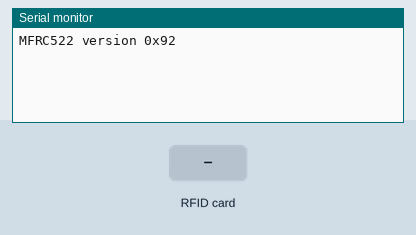
Simulated run of this sketch. Board: ESP32. On the bench: the last lines printed to the serial monitor. The inputs (shaded band) are chosen by the test bench.

Above: at 1.3 s.
1.4 s: RFID card 5E 7A 19 C4 held to the reader
At 2.3 s:
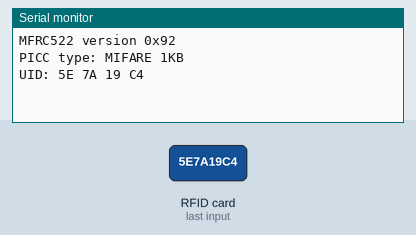
2.9 s: RFID card 5E 7A 19 C4 held to the reader
At 4.3 s:
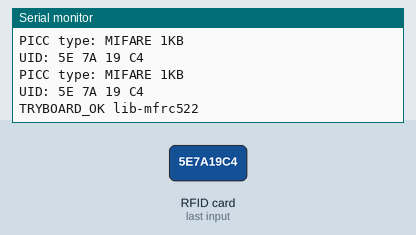

The sketch:

lib-mfrc522.ino
```cpp
// (licence header left out)
#include <SPI.h>
#include <MFRC522.h>

MFRC522 rfid(7, 3);
int reads = 0;

void setup() {
  Serial.begin(115200);
  delay(100);
  SPI.begin();
  rfid.PCD_Init();
  byte v = rfid.PCD_ReadRegister(MFRC522::VersionReg);
  Serial.printf("MFRC522 version 0x%02X\n", v);
}

void loop() {
  delay(50);
  if (!rfid.PICC_IsNewCardPresent() || !rfid.PICC_ReadCardSerial()) return;
  MFRC522::PICC_Type type = rfid.PICC_GetType(rfid.uid.sak);
  Serial.print("PICC type: ");
  Serial.println(rfid.PICC_GetTypeName(type));
  Serial.print("UID:");
  for (byte i = 0; i < rfid.uid.size; i++) Serial.printf(" %02X", rfid.uid.uidByte[i]);
  Serial.println();
  rfid.PICC_HaltA();
  rfid.PCD_StopCrypto1();
  if (++reads == 2) Serial.println("TRYBOARD_OK lib-mfrc522");
}
```

Measured:
- after the input at 1.4 s, the serial monitor: prints a new line at once (image 1)
- after the input at 2.9 s, the serial monitor: prints a new line after 0.06 s (image 2)
